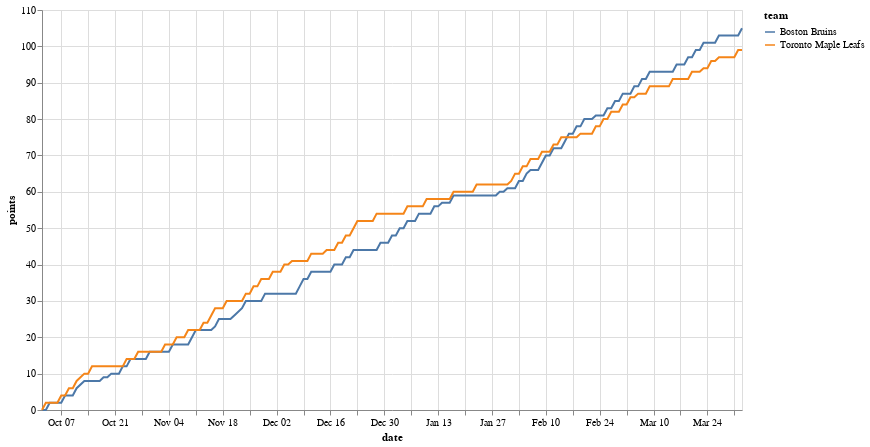

Source (notebook cell):
### Code cell
# graph this for elo over time between both teams
import altair as alt
alt.renderers.enable('default')

points.query('team == "Toronto Maple Leafs"')
points['date'] = pd.to_datetime(points['date'])
# get the observations for Toronto and Boston
leafs = points[points.team.isin(['Toronto Maple Leafs', 'Boston Bruins'])]

(alt.Chart(leafs)
    .encode(x='date', y='points', color='team')
    .mark_line()
    .properties(background='white', width=700, height=400))

### Figure 1 — Vega-Lite specification as saved in the notebook (floating-point values rounded to 4 significant figures; data arrays with more than 128 entries replaced by an {"elided": "..."} marker saying what was removed)
{"$schema": "https://vega.github.io/schema/vega-lite/v2.6.0.json", "background": "white", "config": {"view": {"height": 300, "width": 400}}, "data": {"name": "data-03793a2d79d4f232f053454e5bef28ba"}, "datasets": {"data-03793a2d79d4f232f053454e5bef28ba": {"elided": "348 records"}}, "encoding": {"color": {"field": "team", "type": "nominal"}, "x": {"field": "date", "type": "temporal"}, "y": {"field": "points", "type": "quantitative"}}, "height": 400, "mark": "line", "width": 700}
